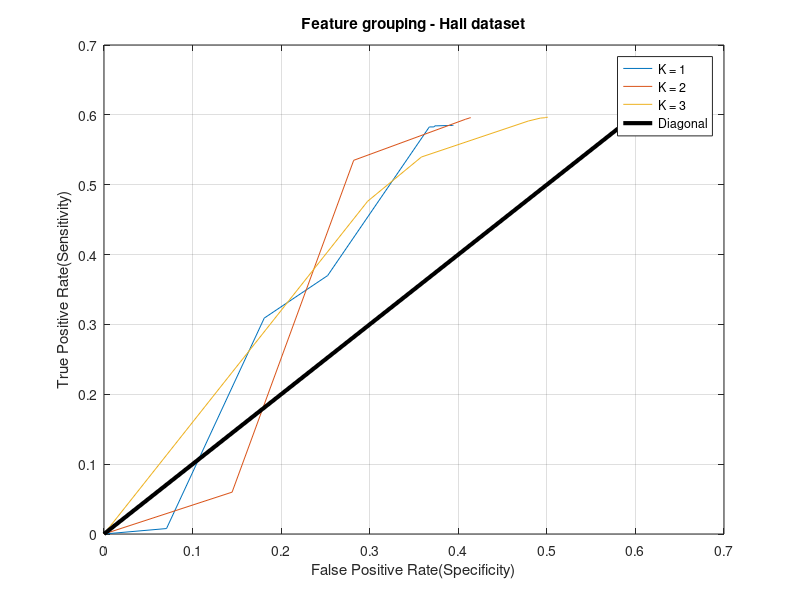

Recreate this plot in MATLAB.
%% Hall set
%% Feature grouping K = 1, alpha: 1 2 3 4 5 6 7 8 9 10 11 12 13 14 15 
TN = 16124;
FP1=1138/TN; TPR1=0.00780437;
FP2=2917/TN;TPR2=0.309053;
FP3=4071/TN;TPR3=0.369927;
FP4=5922/TN;TPR4=0.582726;
FP5=6005/TN;TPR5=0.582726;
FP6=6024/TN;TPR6=0.584287;
FP7=6061/TN;TPR7=0.584287;
FP8=6293/TN;TPR8=0.584807;
FP9=6344/TN;TPR9=0.584807;
FP10=6344/TN;TPR10=0.584807;
FP11=6360/TN;TPR11=0.584807;
FP12=6360/TN;TPR12=0.584807;
FP13=6360/TN;TPR13=0.584807;
FP14=6360/TN;TPR14=0.584807;
FP15=6360/TN;TPR15=0.584807;

x1 = [0 TPR1 TPR2 TPR3 TPR4 TPR5 TPR6 TPR7 TPR8 TPR9 TPR10 TPR11 TPR12 TPR13 TPR14 TPR15];
y1 = [0 FP1 FP2 FP3 FP4 FP5 FP6 FP7 FP8 FP9 FP10 FP11 FP12 FP13 FP14 FP15];

plot(y1,x1)
%% Feature grouping K = 2, alpha: 1 2 3 4 5 6 7 8 9 10 11 12 13 14 15 
TN = 15157;
FP1=2192/TN;TPR1=0.0599054;
FP2=4273/TN;TPR2=0.534945;
FP3=6189/TN;TPR3=0.593799;
FP4=6251/TN;TPR4=0.595376;
FP5=6256/TN;TPR5=0.595376;
FP6=6258/TN;TPR6=0.595901;
FP7=6267/TN;TPR7=0.595901;
FP8=6269/TN;TPR8=0.595901;
FP9=6275/TN;TPR9=0.595901;
FP10=6275/TN;TPR10=0.595901;
FP11=6275/TN;TPR11=0.595901;
FP12=6279/TN;TPR12=0.595901;
FP13=6279/TN;TPR13=0.595901;
FP14=6279/TN;TPR14=0.595901;
FP15=6279/TN;TPR15=0.595901;

x2 = [0 TPR1 TPR2 TPR3 TPR4 TPR5 TPR6 TPR7 TPR8 TPR9 TPR10 TPR11 TPR12 TPR13 TPR14 TPR15];
y2 = [0 FP1 FP2 FP3 FP4 FP5 FP6 FP7 FP8 FP9 FP10 FP11 FP12 FP13 FP14 FP15];

plot(y1,x1,y2,x2)

%% Feature grouping K = 3, alpha: 1 2 3 4 5 6 7 8 9 10 11 12 13 14 15 
TN = 14460;

FP1=4302/TN;TPR1=0.47609;
FP1_2=4330/TN;TPR1_2=0.478192;
FP1_5=5182/TN;TPR1_5=0.539674;
FP2=6927/TN;TPR2=0.591172;
FP3=7125/TN;TPR3=0.595376;
FP4=7196/TN;TPR4=0.595901;
FP5=7201/TN;TPR5=0.595901;
FP6=7205/TN;TPR6=0.596427;
FP7=7238/TN;TPR7=0.596427;
FP8=7244/TN;TPR8=0.596952;
FP9=7244/TN;TPR9=0.596952;
FP10=7244/TN;TPR10=0.596952;
FP11=7244/TN;TPR11=0.596952;
FP12=7244/TN;TPR12=0.596952;
FP13=7244/TN;TPR13=0.596952;
FP14=7244/TN;TPR14=0.596952;
FP15=7244/TN;TPR15=0.596952;

x3 = [0 TPR1 TPR1_2 TPR1_5  TPR2 TPR3 TPR4 TPR5 TPR6 TPR7 TPR8 TPR9 TPR10 TPR11 TPR12 TPR13 TPR14 TPR15];
y3 = [0 FP1 FP1_2 FP1_5 FP2 FP3 FP4 FP5 FP6 FP7 FP8 FP9 FP10 FP11 FP12 FP13 FP14 FP15];
%%
plot(y1,x1,y2,x2,y3,x3,[0 0.59],[0 0.59],'k-','LineWidth',3)
ylabel('True Positive Rate(Sensitivity)');
xlabel('False Positive Rate(Specificity)');
legend('K = 1', 'K = 2', 'K = 3', 'Diagonal');
title('Feature grouping - Hall dataset');
grid on
%% Img difference K = 1, alpha:  1 2 3 4 5 6 7 8 9 10 11 12 13 14 15 t = 5.53
TN = 14409;


